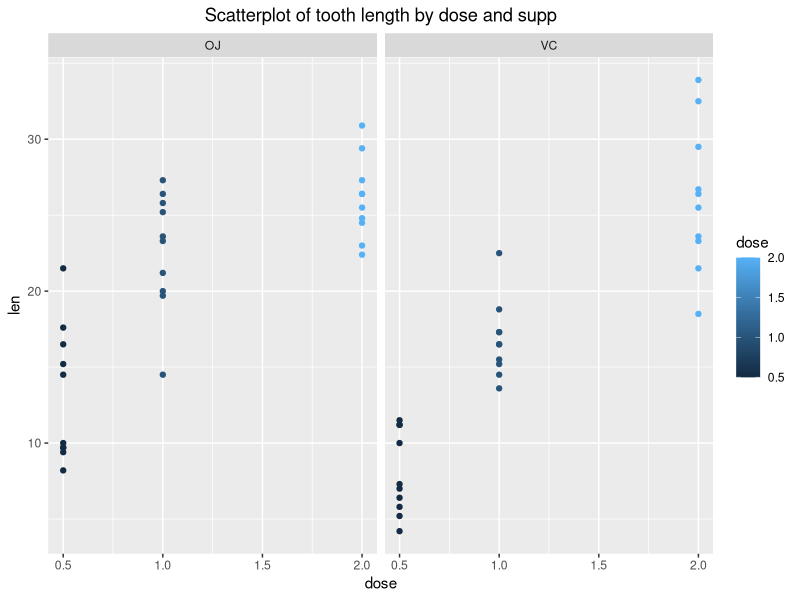
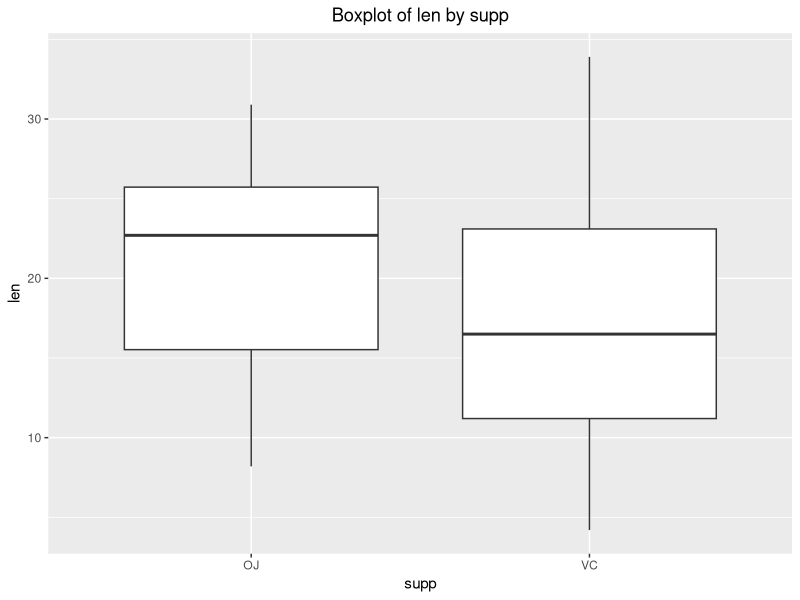
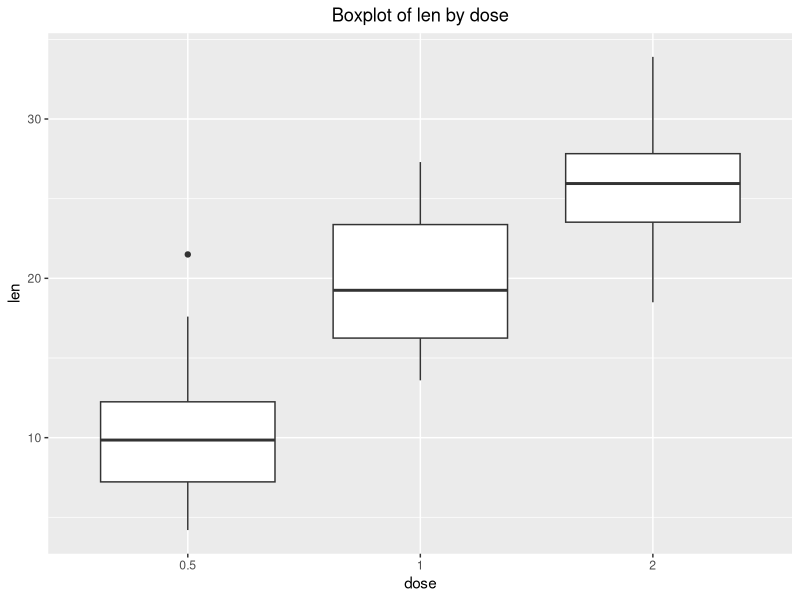

Write the R code that produced these figures, in order.
## ---- chunk 1
knitr::opts_chunk$set(echo = TRUE, message = FALSE, warning = FALSE)
## ---- chunk 2
# Dependencies
library(datasets)
library(ggplot2)

# Load the dataset
data(ToothGrowth)
## ---- chunk 3
# Dataset structure
dim(ToothGrowth)
head(ToothGrowth)
sum(!complete.cases(ToothGrowth))
## ---- chunk 4
# Basic summary
with(ToothGrowth, table(supp, dose))
## ---- chunk 5
# Plot of tooth length vs dose by supplement type
ggplot(ToothGrowth, aes(x = dose, y = len, col = dose)) + geom_point() + facet_grid(. ~ supp) +
  theme(plot.title = element_text(hjust = 0.5)) +
  labs(title = "Scatterplot of tooth length by dose and supp")
## ---- chunk 6
# Plot of tooth length by supplement type
print(ggplot(ToothGrowth, aes(x = supp, y = len)) + geom_boxplot() +
        theme(plot.title = element_text(hjust = 0.5)) +
        labs(title = "Boxplot of len by supp", x = "supp"))
## ---- chunk 7
# Subsetting the dataset by supplement type
subset_supp_1 <- subset(ToothGrowth, supp == "VC")$len
subset_supp_2 <- subset(ToothGrowth, supp == "OJ")$len

## t-test on the averages of tooth length for the two different supplement types (function t.test)
with(ToothGrowth, t.test(subset_supp_2, subset_supp_1, paired = FALSE, var.equal = FALSE))

## t-test on the averages of tooth length for the two different supplement types (manual calculation)
s2_supp_1 <- var(subset_supp_1)
s2_supp_2 <- var(subset_supp_2)
n_supp_1 <- length(subset_supp_1)
n_supp_2 <- length(subset_supp_2)
df_supp <- (s2_supp_1/n_supp_1 + s2_supp_2/n_supp_2)^2/((s2_supp_1/n_supp_1)^2/(n_supp_1-1) +
                                                          (s2_supp_2/n_supp_2)^2/(n_supp_2-1))
m_supp_1 <- mean(subset_supp_1)
m_supp_2 <- mean(subset_supp_2)
CI <- m_supp_2 - m_supp_1 + c(-1,1) * qt(0.975, df_supp) *
  sqrt(s2_supp_1/n_supp_1 + s2_supp_2/n_supp_2)
p_value <- 2 * (1 - pt((m_supp_2 - m_supp_1) /
                         sqrt(s2_supp_1/n_supp_1 + s2_supp_2/n_supp_2), df_supp))
print(paste("The confidence interval of the difference between the averages is [",
            round(CI[1], 2), ",", round(CI[2], 2), "]"))
print(paste("The p-value is", round(p_value, 3)))
## ---- chunk 8
# Plot of tooth length by dose
ggplot(ToothGrowth, aes(x = factor(dose), y = len)) + geom_boxplot() +
  theme(plot.title = element_text(hjust = 0.5)) +
  labs(title = "Boxplot of len by dose", x = "dose")
## ---- chunk 9
# Subsetting the dataset by dose
subset_dose_1 <- subset(ToothGrowth, dose == 0.5)$len
subset_dose_2 <- subset(ToothGrowth, dose == 2.0)$len

## t-test on the averages of tooth length for the two extreme doses (function t.test)
with(ToothGrowth, t.test(subset_dose_2, subset_dose_1, paired = FALSE, var.equal = FALSE))

## t-test on the averages of tooth length for the two extreme doses (manual calculation)
s2_dose_1 <- var(subset_dose_1)
s2_dose_2 <- var(subset_dose_2)
n_dose_1 <- length(subset_dose_1)
n_dose_2 <- length(subset_dose_2)
df_dose <- (s2_dose_1/n_dose_1 + s2_dose_2/n_dose_2)^2/((s2_dose_1/n_dose_1)^2/(n_dose_1-1) +
                                                          (s2_dose_2/n_dose_2)^2/(n_dose_2-1))
m_dose_1 <- mean(subset_dose_1)
m_dose_2 <- mean(subset_dose_2)
CI <- m_dose_2 - m_dose_1 + c(-1,1) * qt(0.975, df_dose) *
  sqrt(s2_dose_1/n_dose_1 + s2_dose_2/n_dose_2)
p_value <- 2 * (1 - pt((m_dose_2 - m_dose_1) /
                         sqrt(s2_dose_1/n_dose_1 + s2_dose_2/n_dose_2), df_dose))
print(paste("The confidence interval of the difference between the averages is [",
            round(CI[1], 2), ",", round(CI[2], 2), "]"))
print(paste("The p-value is", round(p_value, 3)))
